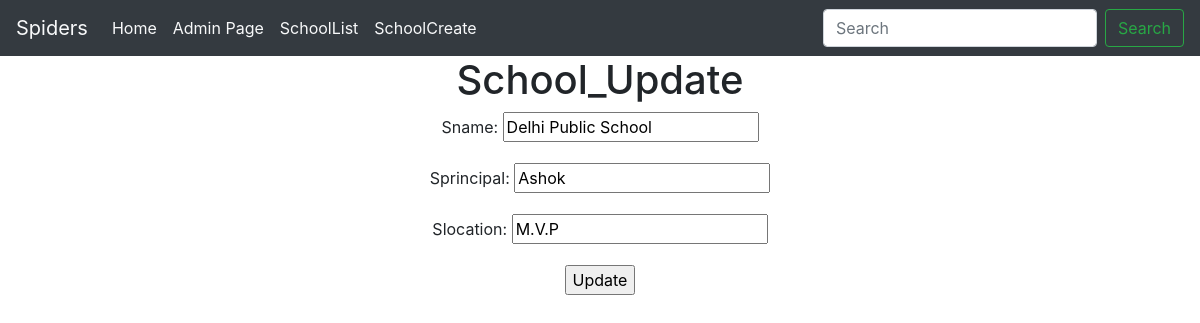
The app's page /update/1/ with its own data.
### app/models.py (models this page shows, shortened)
class School(models.Model):
    sname = models.CharField(max_length=100)
    sprincipal = models.CharField(max_length=100)
    slocation = models.CharField(max_length=100)

### app/views.py (the view)
# urls.py: re_path('^update/(?P<pk>\d+)/',School_Update.as_view(),name='School_Update'),
class School_Update(UpdateView):
    model = School
    fields = '__all__'

### templates/app/School_form.html (shortened to what this page needs)
{%  extends  'app/dummy.html' %}
{% block body_block %}
    <center>
        {% if form.instance.pk %}
            <h1>School_Update</h1>
        {% else %}
            <h1>School_Create</h1>
        {% endif %}
        <form method="POST">
               {{form.as_p}}
        {% if form.instance.pk%}
            <input type="submit" value="Update">
        {% else %}
            <input type="submit" value="Create">
        {% endif %}
        </form>
    </center>
{% endblock %}

### records on screen
School: sname "Delhi Public School", sprincipal "Ashok", slocation "M.V.P"
